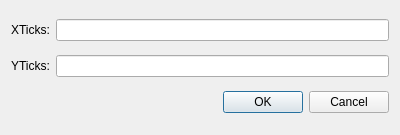
<?xml version="1.0" encoding="UTF-8"?>
<ui version="4.0">
 <class>inputicksDialog</class>
 <widget class="QDialog" name="inputicksDialog">
  <property name="geometry">
   <rect>
    <x>0</x>
    <y>0</y>
    <width>400</width>
    <height>135</height>
   </rect>
  </property>
  <property name="windowTitle">
   <string>Dialog</string>
  </property>
  <layout class="QGridLayout" name="gridLayout">
   <item row="0" column="0">
    <widget class="QLabel" name="Xlabel">
     <property name="text">
      <string>XTicks:</string>
     </property>
    </widget>
   </item>
   <item row="0" column="1">
    <widget class="QLineEdit" name="XlineEdit"/>
   </item>
   <item row="1" column="0">
    <widget class="QLabel" name="Ylabel">
     <property name="text">
      <string>YTicks:</string>
     </property>
    </widget>
   </item>
   <item row="1" column="1">
    <widget class="QLineEdit" name="YlineEdit"/>
   </item>
   <item row="2" column="0" colspan="2">
    <widget class="QDialogButtonBox" name="buttonBox">
     <property name="orientation">
      <enum>Qt::Horizontal</enum>
     </property>
     <property name="standardButtons">
      <set>QDialogButtonBox::Cancel|QDialogButtonBox::Ok</set>
     </property>
    </widget>
   </item>
  </layout>
 </widget>
 <resources/>
 <connections>
  <connection>
   <sender>buttonBox</sender>
   <signal>accepted()</signal>
   <receiver>inputicksDialog</receiver>
   <slot>accept()</slot>
   <hints>
    <hint type="sourcelabel">
     <x>248</x>
     <y>254</y>
    </hint>
    <hint type="destinationlabel">
     <x>157</x>
     <y>274</y>
    </hint>
   </hints>
  </connection>
  <connection>
   <sender>buttonBox</sender>
   <signal>rejected()</signal>
   <receiver>inputicksDialog</receiver>
   <slot>reject()</slot>
   <hints>
    <hint type="sourcelabel">
     <x>316</x>
     <y>260</y>
    </hint>
    <hint type="destinationlabel">
     <x>286</x>
     <y>274</y>
    </hint>
   </hints>
  </connection>
 </connections>
</ui>
